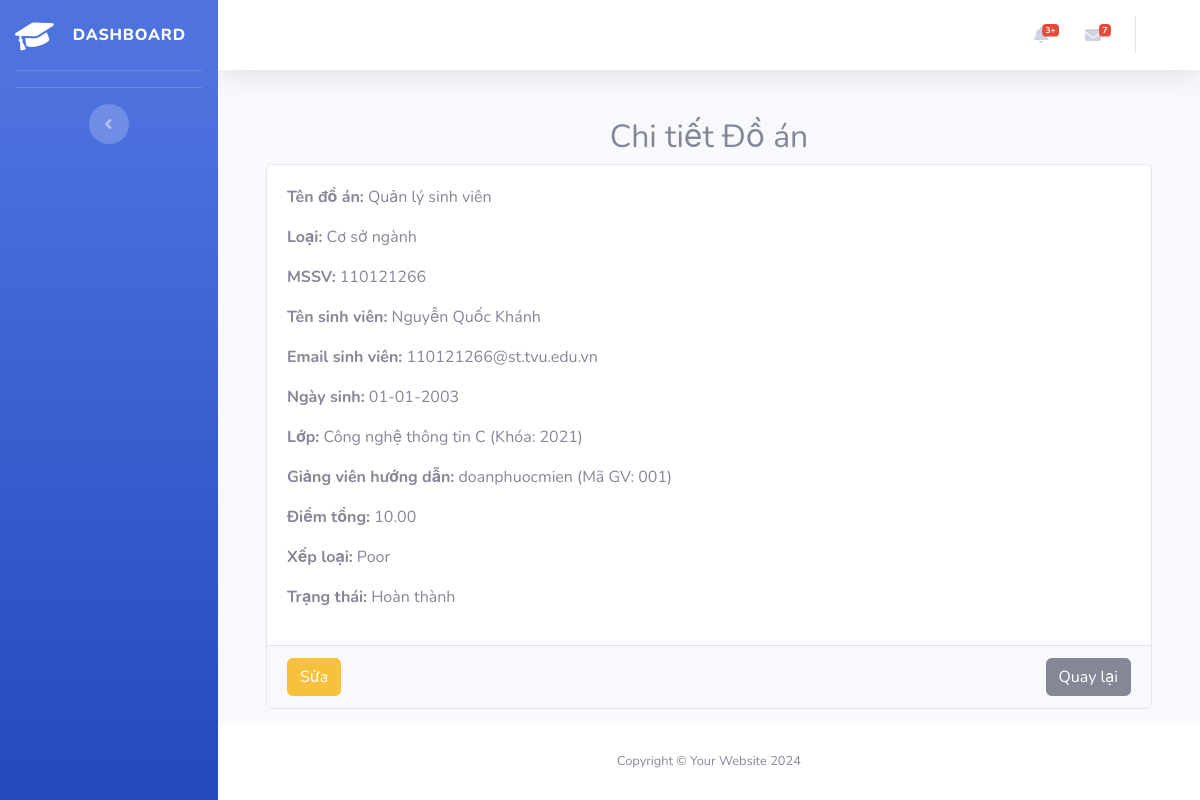
The page /projects/detail/3 on the database its author committed.
### tables this page shows
CREATE TABLE `projects` (
  `id` int(11) NOT NULL,
  `projectname` varchar(100) NOT NULL,
  `projecttype` varchar(50) NOT NULL,
  `mssv` varchar(20) DEFAULT NULL,
  `totalscore` decimal(5,2) DEFAULT NULL,
  `rating` enum('Excellent','Good','Fair','Poor') DEFAULT NULL,
  `teacherid` int(11) DEFAULT NULL,
  `status` enum('completed','notcompleted') NOT NULL DEFAULT 'notcompleted',
  `timestamp` timestamp NOT NULL DEFAULT current_timestamp()
);

CREATE TABLE `infos` (
  `mssv` varchar(20) NOT NULL,
  `accountid` int(11) NOT NULL,
  `fullname` varchar(100) NOT NULL,
  `birthday` date DEFAULT NULL,
  `classid` varchar(20) DEFAULT NULL,
  `mail` varchar(100) NOT NULL,
  `timestamp` timestamp NOT NULL DEFAULT current_timestamp()
);

CREATE TABLE `classrooms` (
  `id` int(11) NOT NULL,
  `classname` varchar(50) NOT NULL,
  `classid` varchar(20) NOT NULL,
  `courseyear` year(4) NOT NULL
);

CREATE TABLE `teachers` (
  `id` int(11) NOT NULL,
  `accountid` int(11) DEFAULT NULL,
  `fullname` varchar(100) NOT NULL,
  `qualification` enum('Master','PhD') NOT NULL,
  `teacher_code` varchar(20) NOT NULL,
  `timestamp` timestamp NOT NULL DEFAULT current_timestamp()
);

### application/controllers/Projects.php (called while the page is built, shortened)
<?php
class Projects extends MY_Controller
{
	public function __construct()
	{
		$this->load->model('Project_model');
		$this->load->model('Teacher_model');
		$this->load->model('Classroom_model');
		$this->load->model('Info_model');
		$this->load->library('form_validation');
	}
	public function detail($id)
	{
		$data['title'] = 'Chi tiết đồ án';
		$data['view'] = 'projects/detail';
		$data['project'] = $this->Project_model->get($id);
		$this->load->view('layouts/main', $data);
	}
}

### index.php (called while the page is built, shortened)
<?php
require_once BASEPATH.'core/CodeIgniter.php';

### application/models/Project_model.php (called while the page is built, shortened)
<?php
class Project_model extends CI_Model
{
	public function get($id)
	{
		$this->db->select('projects.*, teachers.fullname as teacher_name, infos.fullname as student_name, teachers.teacher_code as teacher_code, classrooms.classname, classrooms.courseyear as classroom_courseyear, infos.mail as student_email, infos.birthday as student_birthday');
		$this->db->from('projects');
		$this->db->join('teachers', 'teachers.id = projects.teacherid', 'left');
		$this->db->join('infos', 'infos.mssv = projects.mssv', 'left');
		$this->db->join('classrooms', 'classrooms.classid = infos.classid', 'left');
		$this->db->where('projects.id', $id);
		return $this->db->get()->row_array();
	}
}

### application/views/projects/detail.php (the view)
<div class="container mt-5">
    <h2 class="text-center">Chi tiết Đồ án</h2>
    <div class="card">
        <div class="card-body">
            <p><strong>Tên đồ án:</strong> <?= $project['projectname'] ?></p>
            <p><strong>Loại:</strong> <?= $project['projecttype'] === 'base' ? 'Cơ sở ngành' : 'Chuyên ngành' ?></p>
            <p><strong>MSSV:</strong> <?= $project['mssv'] ?></p>
            <p><strong>Tên sinh viên:</strong> <?= $project['student_name'] ?></p>
            <p><strong>Email sinh viên:</strong> <?= $project['student_email'] ?></p>
            <p><strong>Ngày sinh:</strong> <?= date('d-m-Y', strtotime($project['student_birthday'])) ?></p>
            <p><strong>Lớp:</strong> <?= $project['classname'] ?> (Khóa: <?= $project['classroom_courseyear'] ?>)</p>
            <p><strong>Giảng viên hướng dẫn:</strong> <?= $project['teacher_name'] ?> (Mã GV: <?= $project['teacher_code'] ?>)</p>
            <p><strong>Điểm tổng:</strong> <?= $project['totalscore'] ?></p>
            <p><strong>Xếp loại:</strong> <?= ucfirst($project['rating']) ?></p>
            <p><strong>Trạng thái:</strong> <?= $project['status'] === 'completed' ? 'Hoàn thành' : 'Chưa hoàn thành' ?></p>
        </div>
        <div class="card-footer d-flex justify-content-between">
            <a href="<?= base_url('projects/edit/' . $project['id']) ?>" class="btn btn-warning">Sửa</a>
            <a href="<?= base_url('projects') ?>" class="btn btn-secondary">Quay lại</a>
        </div>
    </div>
</div>

### rows shown on the page
projects: projectname "Quản lý sinh viên", mssv "110121266", mssv.fullname "Nguyễn Quốc Khánh", mssv.mail "110121266@st.tvu.edu.vn", mssv.birthday "01-01-2003", classrooms.classname "Công nghệ thông tin C", classrooms.courseyear "2021", teacherid.fullname "doanphuocmien", teacherid.teacher_code "001", totalscore "10.00", rating "Poor"
